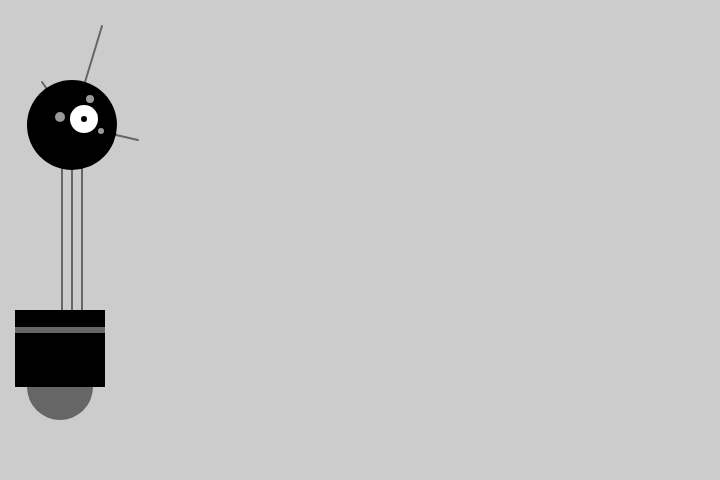
Frame 1 (no input)
Frame 60 (no input): identical to frame 1, image omitted
Frame 120 (the mouse pressed at the canvas centre since frame 60): identical to frame 1, image omitted

The p5.js sketch that drew this single still picture (run headless with seeded random() and noise() and a simulated clock; from frame 60 on, the mouse is pressed at the canvas centre):

// p5.js sketch
// ── sketch.js
//  Defined Variables
var x = 60;
var y = 420;
var bodyHeight = 110;
var neckHeight = 140;
var radius = 45;
var ny = y - bodyHeight - neckHeight - radius;



function setup() {
    createCanvas(720, 480);
    strokeWeight(2);
    ellipseMode(RADIUS);
}

function draw() {
    //  Establish Background color:
    background(204);


    // Neck:
    stroke(102);  // Set Stroke to Gray
    line(x + 2, y - bodyHeight, x + 2, ny); //Left
    line(x + 12, y - bodyHeight, x + 12, ny); // Middle
    line(x + 22, y - bodyHeight, x + 22, ny); // Right

    // Antennae:
    line(x + 12, ny, x - 18, ny - 43); // Small
    line(x + 12, ny, x + 42, ny - 99); // Tall
    line(x + 12, ny, x + 78, ny + 15); // Medium

    //  Body:
    noStroke();   // Disable stroke
    fill(102); // Set fill to gray
    ellipse(x, y - 33, 33, 33); // Antigravity orb
    fill(0); // Set fill to gray
    rect(x - 45, y - bodyHeight, 90, bodyHeight - 33); // main body
    fill(102);
    rect(x - 45, y - bodyHeight + 17, 90, 6); // Gray Stripe

    //  Head:
    fill(0);    // set fill to black
    ellipse(x + 12, ny, radius, radius);  // head
    fill(255);   // set fill to white
    ellipse(x + 24, ny - 6, 14, 14); // large eye
    fill(0); // fill to black for pupil
    ellipse(x + 24, ny - 6, 3, 3); // pupil
    fill(153);
    ellipse(x, ny - 8, 5, 5); //small eye 1
    ellipse(x + 30, ny - 26, 4, 4); //small eye 2
    ellipse(x + 41, ny + 6, 3, 3); //small eye 3
}
